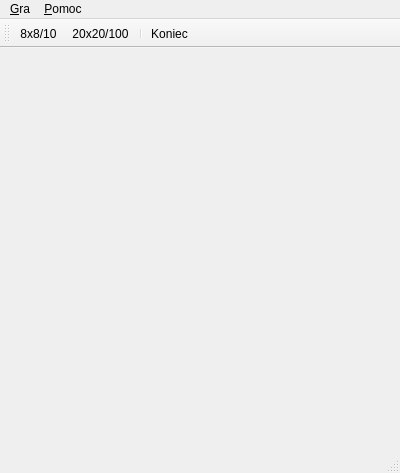
<?xml version="1.0" encoding="UTF-8"?>
<ui version="4.0">
 <class>MainWindow</class>
 <widget class="QMainWindow" name="MainWindow">
  <property name="geometry">
   <rect>
    <x>0</x>
    <y>0</y>
    <width>400</width>
    <height>473</height>
   </rect>
  </property>
  <property name="windowTitle">
   <string>Saper myli się tylko raz</string>
  </property>
  <widget class="MyWidget" name="centralWidget">
   <property name="minimumSize">
    <size>
     <width>400</width>
     <height>400</height>
    </size>
   </property>
  </widget>
  <widget class="QMenuBar" name="menuBar">
   <property name="geometry">
    <rect>
     <x>0</x>
     <y>0</y>
     <width>400</width>
     <height>21</height>
    </rect>
   </property>
   <widget class="QMenu" name="menu_Gra">
    <property name="title">
     <string>&amp;Gra</string>
    </property>
    <widget class="QMenu" name="menu_Plansza">
     <property name="title">
      <string>&amp;Plansza</string>
     </property>
     <addaction name="action8x8"/>
     <addaction name="action20x20"/>
    </widget>
    <addaction name="menu_Plansza"/>
    <addaction name="separator"/>
    <addaction name="action_Koniec"/>
   </widget>
   <widget class="QMenu" name="menu_Pomoc">
    <property name="title">
     <string>&amp;Pomoc</string>
    </property>
    <addaction name="action_O_programie"/>
    <addaction name="actionO_Qt"/>
   </widget>
   <addaction name="menu_Gra"/>
   <addaction name="menu_Pomoc"/>
  </widget>
  <widget class="QToolBar" name="mainToolBar">
   <attribute name="toolBarArea">
    <enum>TopToolBarArea</enum>
   </attribute>
   <attribute name="toolBarBreak">
    <bool>false</bool>
   </attribute>
   <addaction name="action8x8"/>
   <addaction name="action20x20"/>
   <addaction name="separator"/>
   <addaction name="action_Koniec"/>
  </widget>
  <widget class="QStatusBar" name="statusBar"/>
  <action name="action_O_programie">
   <property name="text">
    <string>&amp;O programie</string>
   </property>
   <property name="shortcut">
    <string>F1</string>
   </property>
  </action>
  <action name="action_Graj_Pauza">
   <property name="checkable">
    <bool>true</bool>
   </property>
   <property name="icon">
    <iconset resource="zasoby.qrc">
     <normaloff>:/img/player_play.png</normaloff>
     <normalon>:/img/player_pause.png</normalon>:/img/player_play.png</iconset>
   </property>
   <property name="text">
    <string>&amp;Graj</string>
   </property>
   <property name="shortcut">
    <string>Esc</string>
   </property>
  </action>
  <action name="action_Koniec">
   <property name="icon">
    <iconset resource="zasoby.qrc">
     <normaloff>:/img/exit.png</normaloff>:/img/exit.png</iconset>
   </property>
   <property name="text">
    <string>&amp;Koniec</string>
   </property>
   <property name="shortcut">
    <string>Ctrl+W</string>
   </property>
  </action>
  <action name="action8x8">
   <property name="icon">
    <iconset resource="zasoby.qrc">
     <normaloff>:/img/8.png</normaloff>:/img/8.png</iconset>
   </property>
   <property name="text">
    <string>8x8/10</string>
   </property>
   <property name="shortcut">
    <string>Ctrl+1</string>
   </property>
  </action>
  <action name="action20x20">
   <property name="icon">
    <iconset resource="zasoby.qrc">
     <normaloff>:/img/20.png</normaloff>:/img/20.png</iconset>
   </property>
   <property name="text">
    <string>20x20/100</string>
   </property>
   <property name="toolTip">
    <string>20x20/80</string>
   </property>
   <property name="shortcut">
    <string>Ctrl+2</string>
   </property>
  </action>
  <action name="actionO_Qt">
   <property name="text">
    <string>O &amp;Qt</string>
   </property>
   <property name="shortcut">
    <string>Ctrl+F1</string>
   </property>
  </action>
 </widget>
 <layoutdefault spacing="6" margin="11"/>
 <customwidgets>
  <customwidget>
   <class>MyWidget</class>
   <extends>QWidget</extends>
   <header>mywidget.h</header>
   <container>1</container>
  </customwidget>
 </customwidgets>
 <resources>
  <include location="zasoby.qrc"/>
 </resources>
 <connections/>
</ui>
